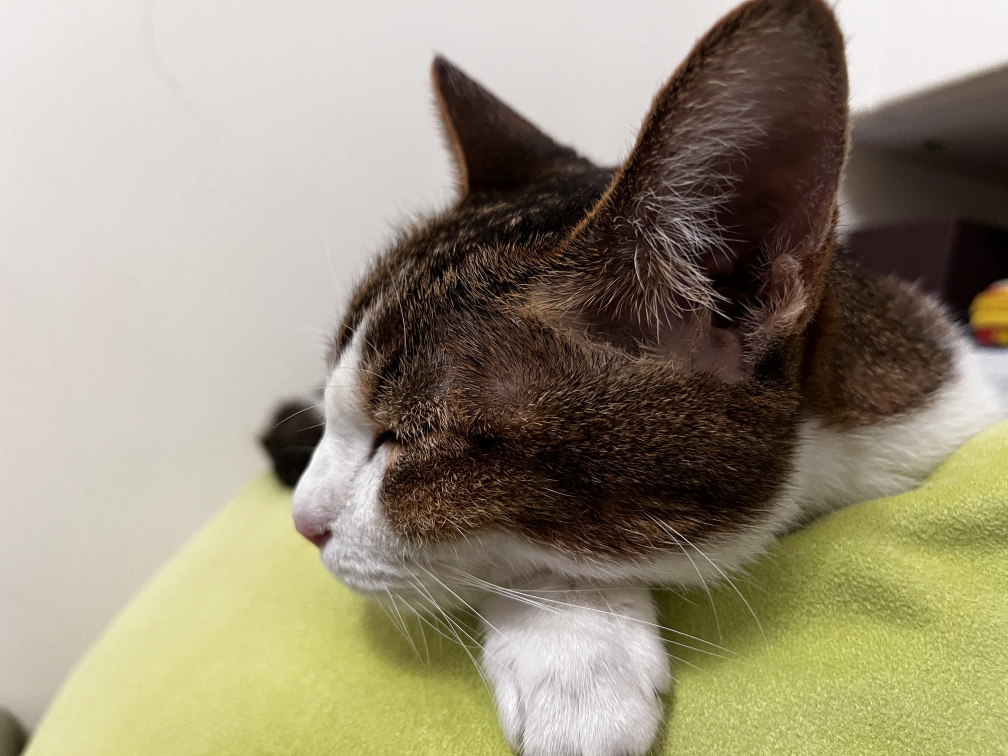
#> input picture console/examples/assets/test_image.jpg, 4032 x 3024 px (shown at 1/4 size)
$ python -i stage.py   (imports and definitions only)
#> lines starting #> are read from the running program, lines starting #| are printed output that depends on the picture
"""stage: a 16:9 camera window over screenshots/photos.

Sole coordinate system: every input rect/point is in ORIGINAL IMAGE pixels;
conversion to frame pixels happens only inside render()/Mapper.

Rule (METHOD 4.6): highlights/outlines are always drawn on an original-size
layer first, then the layer goes through Stage.render() so zooms follow content.
"""
import numpy as np
from PIL import Image, ImageFilter


def _smoothstep(t):
    t = min(1.0, max(0.0, float(t)))
    return t * t * (3.0 - 2.0 * t)


# [7 lines left out: function ease_box, not called in this run]


class Mapper:
    """Maps ORIGINAL-image coordinates to FRAME coordinates for one view box."""

    def __init__(self, box, fw=1280, fh=720):
        self.box = tuple(float(v) for v in box)
        self.fw, self.fh = fw, fh
        self.sx = fw / (self.box[2] - self.box[0])
        self.sy = fh / (self.box[3] - self.box[1])

    # [10 lines left out: functions pt, rect, not called in this run]


class Stage:
    """A 16:9 window over one screenshot/photo.

    img_path_or_array : path or RGB ndarray (H, W, 3)
    trim_top_white    : auto-detect and ignore the pure-white strip on top of
                        screenshots when computing full_box() content bounds
                        (input coordinates stay in ORIGINAL image space).
    bg                : background color for letterbox bands; default = median
                        color of the window edge ring ("視窗邊緣底色").
    """

    FRAME_W, FRAME_H = 1280, 720

    def __init__(self, img_path_or_array, trim_top_white=True, bg=None):
#> called with trim_top_white = True
        if isinstance(img_path_or_array, str):
            self.img = np.array(Image.open(img_path_or_array).convert("RGB"))
#> self.img is the input picture: shape (3024, 4032, 3); mean R, G, B 152.2, 143.8, 122.2
        else:
            arr = np.asarray(img_path_or_array)
            self.img = arr[:, :, :3] if arr.ndim == 3 and arr.shape[2] >= 3 else \
                np.repeat(arr[:, :, None], 3, axis=2)
        self.h, self.w = self.img.shape[:2]
#> self.h = 3024; self.w = 4032

        # content box (after optional top-white trim), still in orig coords
        y0 = 0
        if trim_top_white:
            for i in range(min(400, self.h)):
                if not np.all(self.img[i] > 250):
                    y0 = i
                    break
        # also trim bottom white symmetrically (only used for content bounds)
        self.content_box = (0.0, float(y0), float(self.w), float(self.h))
#> self.content_box = (0, 0, 4032, 3024)

        if bg is None:
            ring = np.concatenate([
                self.img[:4].reshape(-1, 3), self.img[-4:].reshape(-1, 3),
                self.img[:, :4].reshape(-1, 3), self.img[:, -4:].reshape(-1, 3)])
            # ignore pure white in the ring estimate (screenshot margins)
            nz = ring[np.mean(ring, axis=1) < 249]
            bg = tuple(int(c) for c in np.median(nz if len(nz) else ring, axis=0))
#> bg = (214, 210, 183)
        self.bg = tuple(bg)
#> self.bg = (214, 210, 183)

    # ---------------- view boxes (orig coords) ----------------

    def full_box(self):
        """Whole image scaled to equal width, vertically centered.

        Wider than 16:9 -> box taller than the image; top/bottom filled with bg.
        Narrower than 16:9 (portrait) -> box wider than the image; left/right
        extended with a blurred background (done in render()).
        """
        cx0, cy0, cx1, cy1 = self.content_box
#> cx0 = 0; cy0 = 0; cx1 = 4032; cy1 = 3024
        cw, chh = cx1 - cx0, cy1 - cy0
#> cw = 4032; chh = 3024
        cxc, cyc = (cx0 + cx1) / 2.0, (cy0 + cy1) / 2.0
#> cxc = 2016; cyc = 1512
        if cw / chh >= 16.0 / 9.0:      # wide: fit width, pad top/bottom
            bw = cw
            bh = bw * 9.0 / 16.0
        else:                            # portrait: fit height, pad sides
            bh = chh
#> bh = 3024
            bw = bh * 16.0 / 9.0
        return (cxc - bw / 2.0, cyc - bh / 2.0, cxc + bw / 2.0, cyc + bh / 2.0)

    # [24 lines left out: function box_around, not called in this run]

    # ---------------- render ----------------

    def render(self, base_img=None, view_box=None, dim_sides=0.0):
        """Render `base_img` (orig-size; may be a hidden/annotated version)
        through `view_box` -> (frame 1280x720 uint8 RGB, Mapper).

        dim_sides: 0..1 — darken the blurred side-extension by this fraction
        (LESSONS B: portrait photos get blurred sides pressed ~45%)."""
        img = self.img if base_img is None else np.asarray(base_img)[:, :, :3]
        box = self.full_box() if view_box is None else tuple(float(v) for v in view_box)
        fw, fh = self.FRAME_W, self.FRAME_H
        bw, bh = box[2] - box[0], box[3] - box[1]

        # background canvas: flat bg color by default
        frame = np.empty((fh, fw, 3), dtype=np.uint8)
        frame[:, :] = self.bg
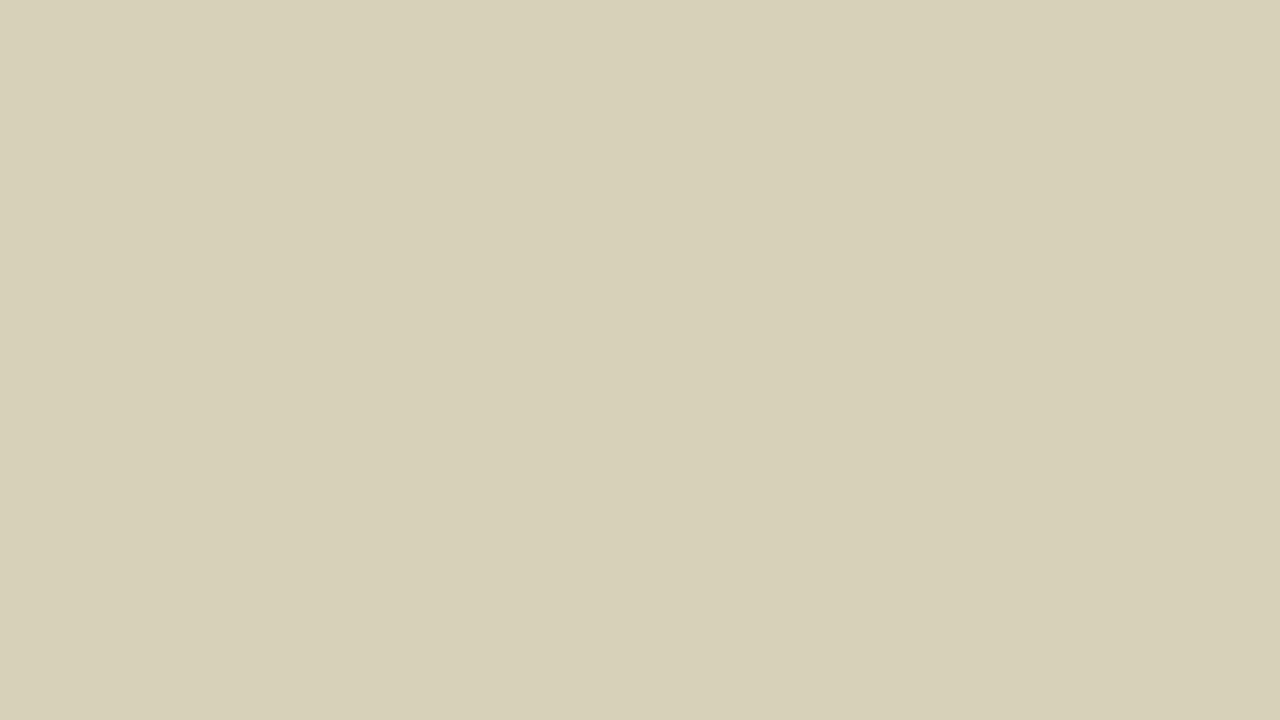
#> frame: shape (720, 1280, 3); mean of channels 0, 1, 2 214, 210, 183; drawn as R, G, B

        out_left = box[0] < -0.5 or box[2] > self.w + 0.5
        if out_left:  # portrait side extension -> blurred fill of whole image
            scale_cover = max(fw / self.w, fh / self.h)
            cw, chh = int(round(self.w * scale_cover)), int(round(self.h * scale_cover))
            bgp = Image.fromarray(img).resize((cw, chh), Image.LANCZOS)
            blur_arr = np.array(bgp.filter(ImageFilter.GaussianBlur(radius=30)))
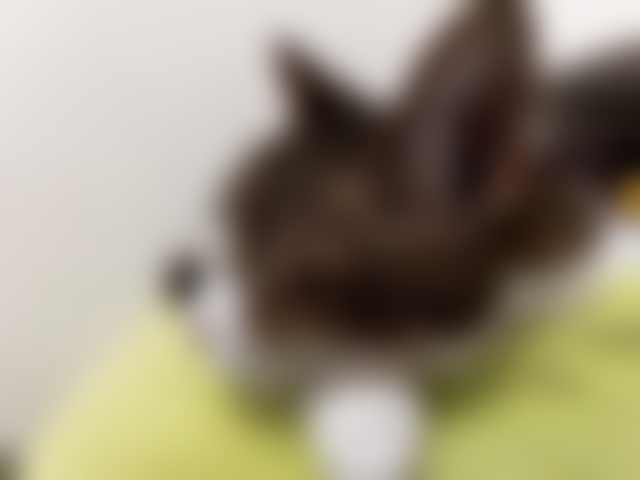
#> blur_arr: shape (960, 1280, 3) (shown at 1/2 size); mean R, G, B 152.2, 143.8, 122.3
            ox, oy = max(0, (cw - fw) // 2), max(0, (chh - fh) // 2)
            tile = blur_arr[oy:oy + fh, ox:ox + fw]
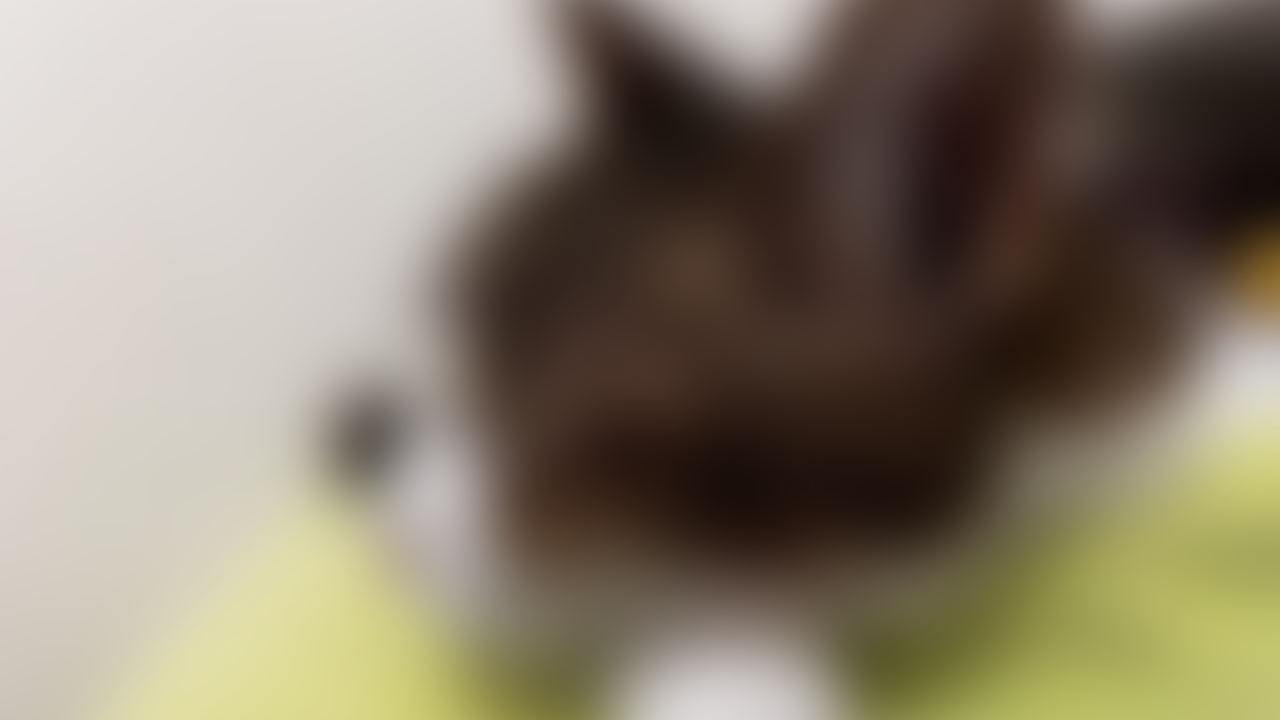
#> tile: shape (720, 1280, 3); mean R, G, B 137.1, 127.3, 109.7
            if dim_sides > 0:
                tile = (tile.astype(np.float64) * (1.0 - float(dim_sides))).astype(np.uint8)
            frame[:tile.shape[0], :tile.shape[1]] = tile

        # sharp content region = view box ∩ image ∩ content (trimmed) bounds
        cb = self.content_box
        ix1, iy1 = max(box[0], 0.0, cb[0]), max(box[1], 0.0, cb[1])
        ix2, iy2 = min(box[2], float(self.w), cb[2]), min(box[3], float(self.h), cb[3])
        if ix2 > ix1 and iy2 > iy1:
            sx, sy = fw / bw, fh / bh
            px1, py1 = int(round((ix1 - box[0]) * sx)), int(round((iy1 - box[1]) * sy))
            px2, py2 = int(round((ix2 - box[0]) * sx)), int(round((iy2 - box[1]) * sy))
            px1, py1 = max(px1, 0), max(py1, 0)
            px2, py2 = min(px2, fw), min(py2, fh)
            if px2 > px1 and py2 > py1:
                crop = img[int(iy1):int(np.ceil(iy2)), int(ix1):int(np.ceil(ix2))]
                rs = Image.fromarray(crop).resize((px2 - px1, py2 - py1), Image.LANCZOS)
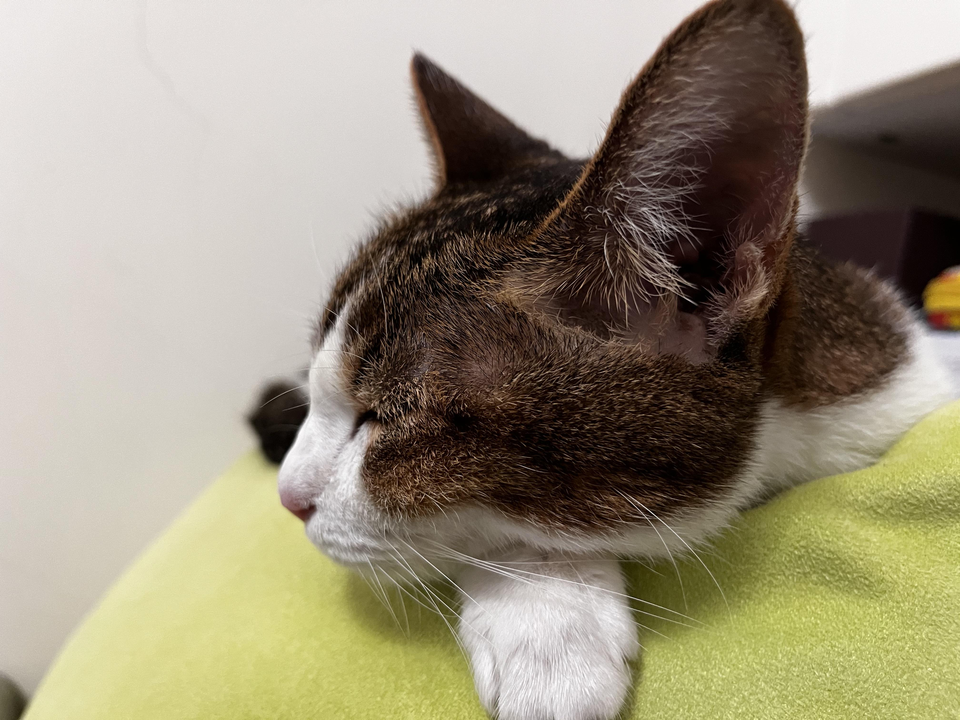
#> rs: PIL image 960x720 RGB; mean R, G, B 152.2, 143.8, 122.3
                frame[py1:py2, px1:px2] = np.array(rs)
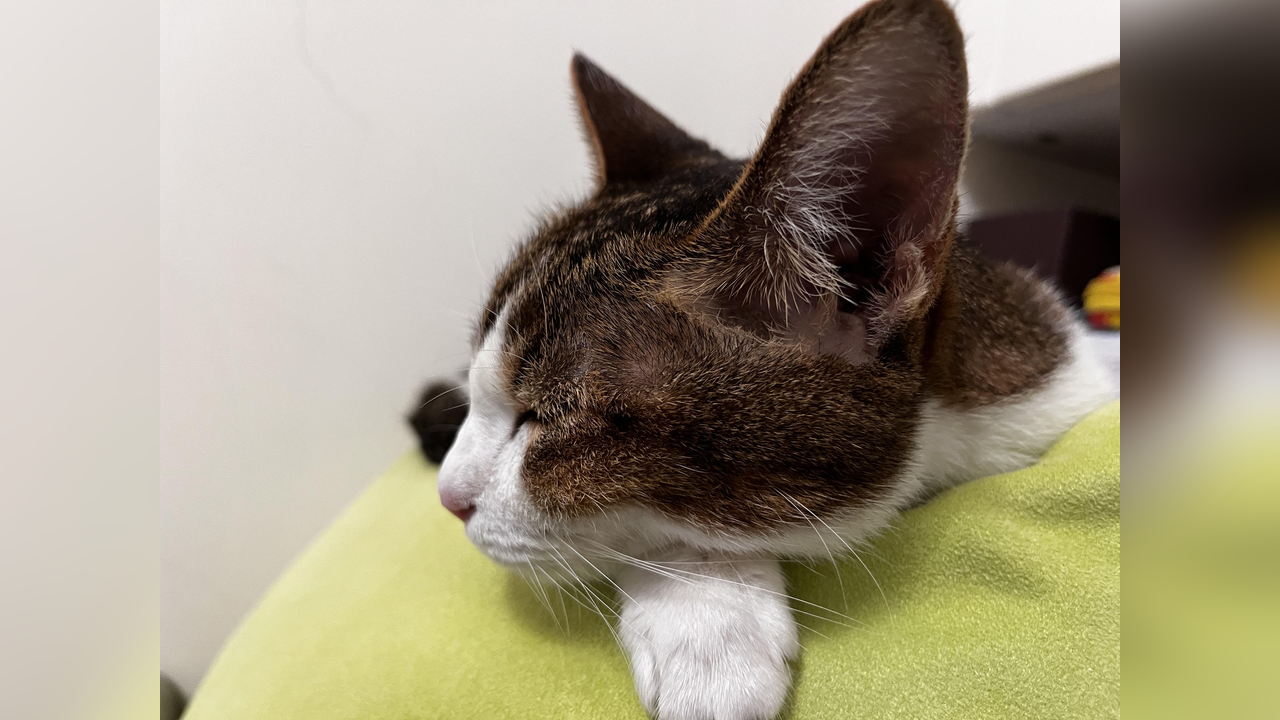
#> frame: shape (720, 1280, 3); mean of channels 0, 1, 2 157.2, 149.1, 127.5; drawn as R, G, B

        return frame, Mapper(box, fw, fh)

>>> result = Stage('../../../../console/examples/assets/test_image.jpg').render()
